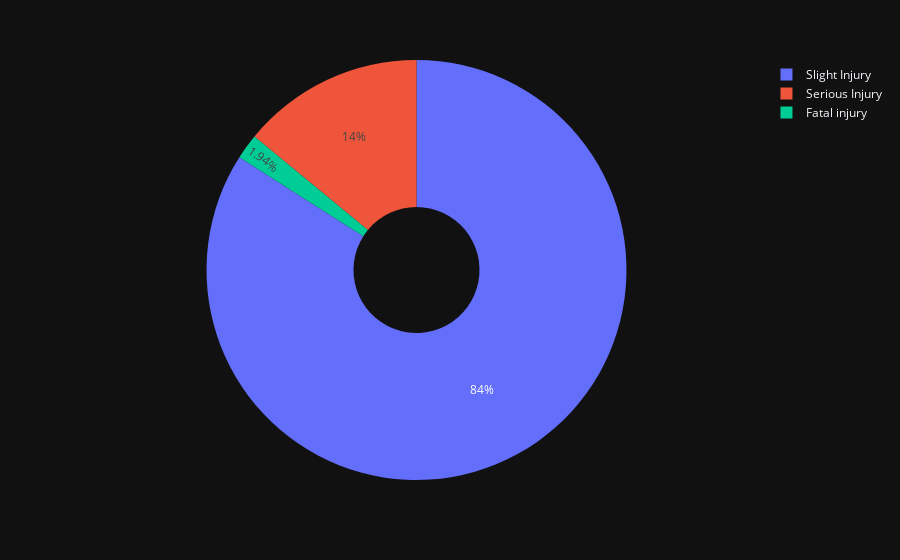

The notebook cell this image was saved under:
### Code cell
#Pie chart for Injury severity and Number of casualties
px.pie(df,df['Injury_severity'],df['Number_of_casualties'],color='Injury_severity',template='plotly_dark',hole=0.3)

### Figure 1 — Plotly figure (JSON) as saved in the notebook; plotly's stock layout.template omitted (floating-point values rounded to 4 significant figures; data arrays with more than 128 entries replaced by an {"elided": "..."} marker saying what was removed)
{"data": [{"customdata": {"elided": "12316x1 str values"}, "domain": {"x": [0, 1], "y": [0, 1]}, "hole": 0.3, "hovertemplate": "Injury_severity=%{customdata[0]}<br>Number_of_casualties=%{value}<extra></extra>", "labels": {"elided": "12316 str values"}, "legendgroup": "", "marker": {"colors": {"elided": "12316 str values"}}, "name": "", "showlegend": true, "type": "pie", "values": {"elided": "12316 int values"}}], "layout": {"legend": {"tracegroupgap": 0}, "margin": {"t": 60}}}
